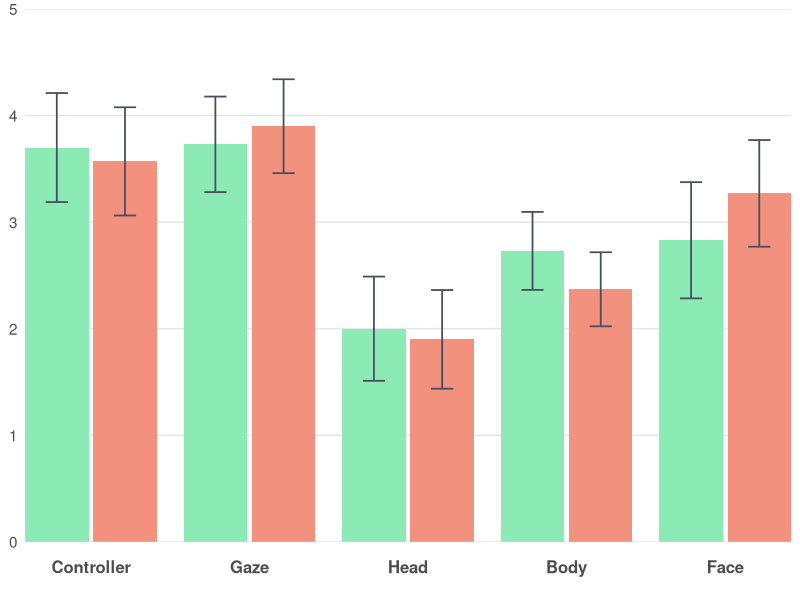
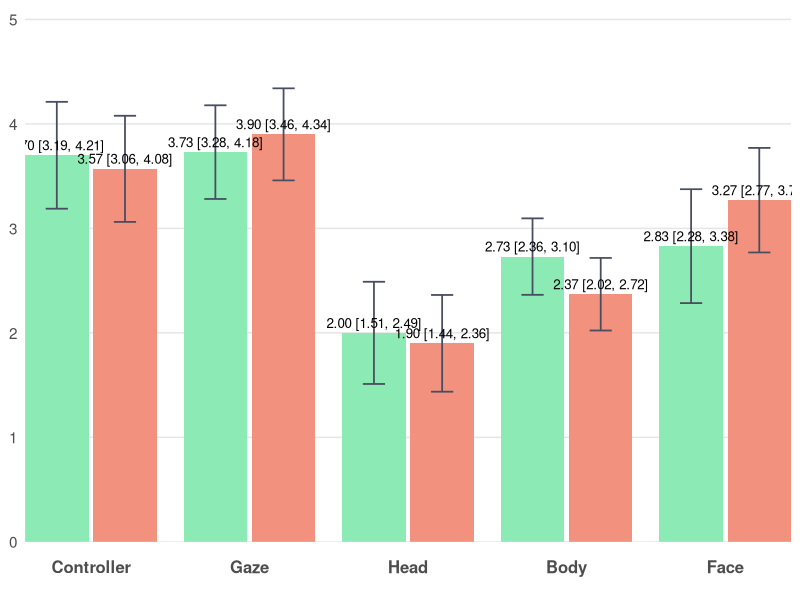

These figures' R source, in order:
# ================= Packages =================
if (!require(ggplot2)) install.packages("ggplot2")
library(ggplot2)

# ================= Data =================
# Controller: Low 3.70 (±1.37), High 3.57 (±1.36)
# Gaze: Low 3.73 (±1.20), High 3.90 (±1.18)
# Head: Low 2.00 (±1.31), High 1.90 (±1.24)
# Body: Low 2.73 (±0.98), High 2.37 (±0.93)
# Face: Low 2.83 (±1.46), High 3.27 (±1.34)

dat <- data.frame(
  Category = c("Controller","Controller",
               "Gaze","Gaze",
               "Head","Head",
               "Body","Body",
               "Face","Face"),
  slot     = c("L","R",
               "L","R",
               "L","R",
               "L","R",
               "L","R"),
  series   = c("Low","High",
               "Low","High",
               "Low","High",
               "Low","High",
               "Low","High"),
  mean     = c(3.70, 3.57,      # Controller Low, High
               3.73, 3.90,      # Gaze Low, High
               2.00, 1.90,      # Head Low, High
               2.73, 2.37,      # Body Low, High
               2.83, 3.27),     # Face Low, High
  sd       = c(1.37, 1.36,      # Controller Low, High
               1.20, 1.18,      # Gaze Low, High
               1.31, 1.24,      # Head Low, High
               0.98, 0.93,      # Body Low, High
               1.46, 1.34),     # Face Low, High
  stringsAsFactors = FALSE
)

# 固定横轴顺序
dat$Category <- factor(dat$Category,
  levels = c("Controller","Gaze","Head","Body","Face"))
dat$slot   <- factor(dat$slot, levels = c("L","R"))
dat$series <- factor(dat$series, levels = c("Low","High"))

# ================= 手动定位（确保居中+相邻柱体有间距） =================
# 以每个类目的中心为整数(1,2,3,...)，在左右各偏移 delta；两柱宽度为 bar_w
group_w <- 0.8               # 每个类目总体占宽（<1 避免挤到相邻类目）
bar_w   <- group_w / 2       # 0.4  柱体宽度保持不变
delta   <- group_w / 4       # 0.2  基础偏移
gap     <- 0.03              # 相邻柱体间距（几个像素）

# 对于所有类别，L和R之间增加间距
offset_map <- c(L = -delta - gap/2, R = +delta + gap/2)

x_base <- as.numeric(dat$Category)
dat$x  <- x_base + unname(offset_map[as.character(dat$slot)])

# ================= 配色方案 =================
col_low   <- "#8CEAB4"      # Low
col_high  <- "#F1917E"      # High

err_col   <- "#484D5F"

theme_base <- theme_minimal(base_size = 13) +
  theme(
    legend.position    = "none",
    panel.background   = element_rect(fill = "#FFFFFF", color = NA),  # 白底
    plot.background    = element_rect(fill = "#FFFFFF", color = NA),  # 白底
    panel.grid.major   = element_blank(),  # 去除所有网格线
    panel.grid.minor   = element_blank(),  # 去除所有网格线
    panel.grid.major.x = element_blank(),
    panel.grid.minor.x = element_blank(),
    panel.grid.major.y = element_blank(),
    panel.grid.minor.y = element_blank(),
    axis.ticks.x       = element_blank(),  # 去除x轴刻度线（底部灰色竖线）
    axis.ticks.y       = element_blank(),  # 去除y轴刻度线（左侧竖着的刻度线）
    axis.line.x        = element_blank(),  # 去除x轴线（底部灰色竖线）
    axis.line.y        = element_blank(),  # 去除y轴线（左侧竖线）
    axis.text.x        = element_text(size = 12, face = "bold", 
                                       margin = margin(t = 10, b = 10)),  # 底部文字距离坐标轴更远
    axis.text.y        = element_text(size = 11),
    axis.title         = element_blank()
  )

# y 轴：根据数据范围确定，最大值约 3.90 + 1.18 ≈ 5，设置为 0-5
y_top    <- 5
y_bottom <- 0
y_breaks <- seq(0, 5, by = 1)

# x 轴：用数值坐标，刻度放在每个类目中心
x_breaks <- seq_along(levels(dat$Category))
x_labels <- levels(dat$Category)

# ================= 95% 置信区间计算 =================
n <- 30  # 样本量
df <- n - 1  # 自由度 = 29
t_critical <- qt(0.975, df)  # t分布临界值（95% CI，双尾）
# 计算95% CI的误差范围
dat$ci_margin <- t_critical * (dat$sd / sqrt(n))

# ================= 图1：不带标注 =================
p1 <- ggplot(dat, aes(x = x, y = mean, fill = series)) +
  # 手动添加水平坐标线
  geom_hline(yintercept = y_breaks, color = "#E5E5E5", linewidth = 0.5) +
  geom_col(width = bar_w, position = "identity", colour = NA) +
  geom_errorbar(aes(ymin = mean - ci_margin, ymax = mean + ci_margin),
                width = bar_w * 0.35, color = err_col, linewidth = 0.6,
                position = "identity") +
  scale_fill_manual(values = c(Low = col_low, High = col_high)) +
  scale_y_continuous(breaks = y_breaks, minor_breaks = NULL) +
  scale_x_continuous(breaks = x_breaks, labels = x_labels, expand = c(0, 0)) +
  coord_cartesian(ylim = c(y_bottom, y_top), expand = 0) +
  theme_base

# ================= 图2：带"均值 (95% CI)"标注 =================
lab_df <- transform(dat, label = sprintf("%.2f [%.2f, %.2f]", mean, 
                                          mean - ci_margin, mean + ci_margin))

p2 <- ggplot(dat, aes(x = x, y = mean, fill = series)) +
  # 手动添加水平坐标线
  geom_hline(yintercept = y_breaks, color = "#E5E5E5", linewidth = 0.5) +
  geom_col(width = bar_w, position = "identity", colour = NA) +
  geom_errorbar(aes(ymin = mean - ci_margin, ymax = mean + ci_margin),
                width = bar_w * 0.35, color = err_col, linewidth = 0.6,
                position = "identity") +
  geom_text(data = lab_df, aes(label = label),
            vjust = -0.5, size = 3.4, position = "identity") +
  scale_fill_manual(values = c(Low = col_low, High = col_high)) +
  scale_y_continuous(breaks = y_breaks, minor_breaks = NULL) +
  scale_x_continuous(breaks = x_breaks, labels = x_labels, expand = c(0, 0)) +
  coord_cartesian(ylim = c(y_bottom, y_top * 1.02), expand = 0) +
  theme_base

# 保存文件（确保目录存在）
if (!dir.exists("no_labels")) dir.create("no_labels", recursive = TRUE)
if (!dir.exists("with_labels")) dir.create("with_labels", recursive = TRUE)
ggsave("no_labels/Ranking_no_labels.png", p1, width = 8, height = 4.2, dpi = 300, bg = "white")
ggsave("with_labels/Ranking_with_labels.png", p2, width = 8, height = 4.6, dpi = 300, bg = "white")
